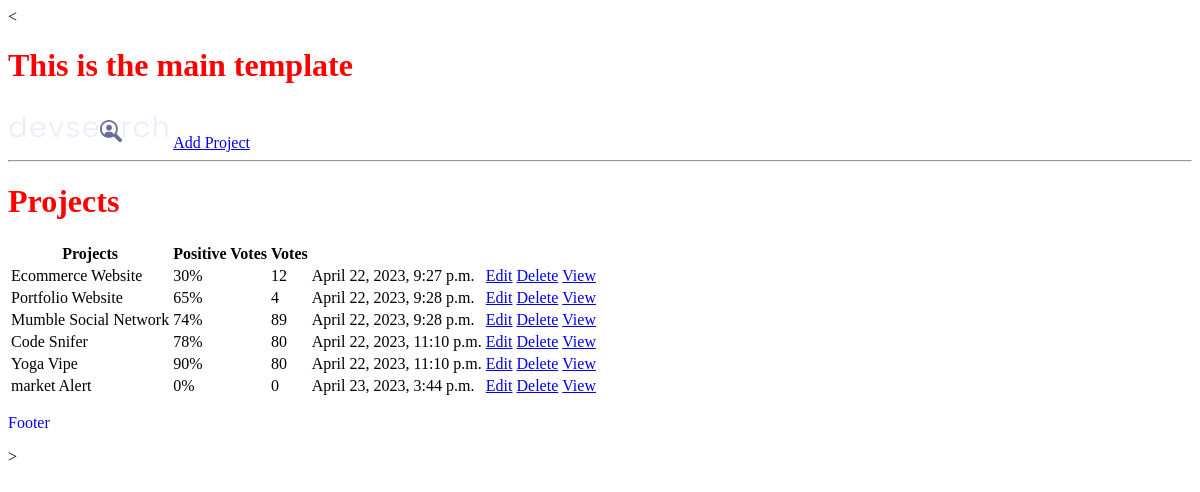
The app's page /, older data.
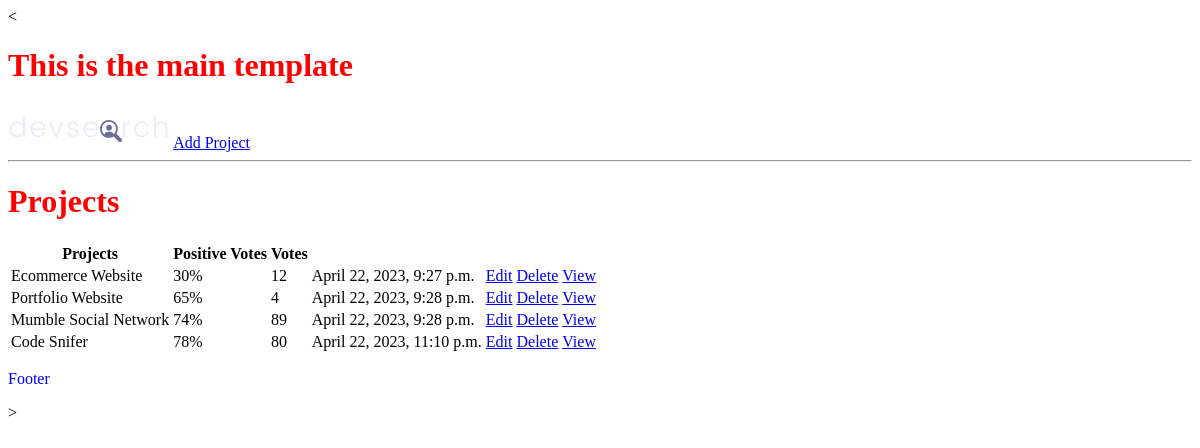
The same page, newer data.
### projects/models.py (models this page shows, shortened)
class Projects(models.Model):
    title = models.CharField(max_length=200)
    description = models.TextField(null=True, blank=True)
    featured_image = models.ImageField(
        null=True, blank=True, default="default.jpg")
    demo_link = models.CharField(max_length=2000, blank=True)
    source_link = models.CharField(max_length=2000, null=True, blank=True)
    tags = models.ManyToManyField('Tag', blank=True)
    vote_total = models.IntegerField(default=0, null=True, blank=True)
    vote_ratio = models.IntegerField(default=0, null=True, blank=True)
    created = models.DateTimeField(auto_now_add=True)
    id = models.UUIDField(default=uuid.uuid4, unique=True,
                          primary_key=True, editable=False)

### projects/views.py (the view)
# urls.py: path('', include('projects.urls'))
def projects(request):
    projects = Projects.objects.all()
    context = {'projects': projects}
    return render(request, 'projects/projects.html', context)

### projects/templates/projects/projects.html (shortened to what this page needs)
{% extends 'main.html'%}
{% block content %}
<h1>Projects</h1>
<table>
    <tr>
        <th>Projects</th>
        <th>Positive Votes</th>
        <th>Votes</th>
        <th></th>
        <th></th>
        <th></th>
    </tr>
    {% for project in projects %}
    <tr>
        <td>{{project.title}}</td>
        <td>{{project.vote_ratio}}%</td>
        <td>{{project.vote_total}}</td>
        <td>{{project.created}}</td>
        <td><a href="{% url 'update-project' project.id %}">Edit</a></td>
        <td><a href="{% url 'delete-project' project.id %}">Delete</a></td>
        <td><a href="{% url 'project' project.id %}">View</a></td>
    </tr>
    {% endfor %}
</table>
{% endblock content %}

### templates/main.html (shortened to what this page needs)
<<!DOCTYPE html>
{% load static %}
<html>
    <head>
        <link rel="stylesheet" type="text/css" media='screen' href='{% static "styles/main.css" %}'>
    </head>
    <body>
        <h1>This is the main template</h1>
        {% include "navbar.html" %}
        {% block content %}
        {% endblock content %}
        <p>Footer</p>
    </body>
</html>>

### templates/navbar.html
{% load static %}
<img src="{% static 'images/logo.svg' %}">
<a href="{% url 'create-project' %}">Add Project</a>
<hr>

### static/styles/main.css (style rules this page uses)
h1 { color: red; }
p { color:blue; }

Row changes from the older to the newer data that the page shows:
removed Projects: title "Yoga Vipe", vote_ratio "90", vote_total "80", created "April 22, 2023, 11:10 p.m."
removed Projects: title "market Alert", vote_ratio "0", vote_total "0", created "April 23, 2023, 3:44 p.m."
